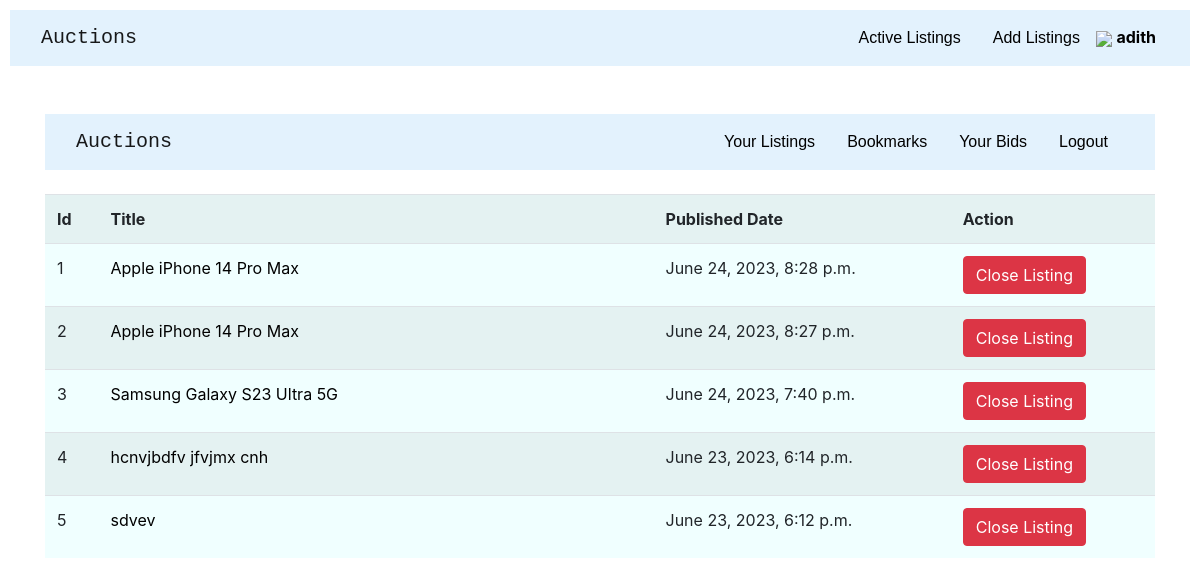
The page /profile (signed in) on the database as committed earlier.
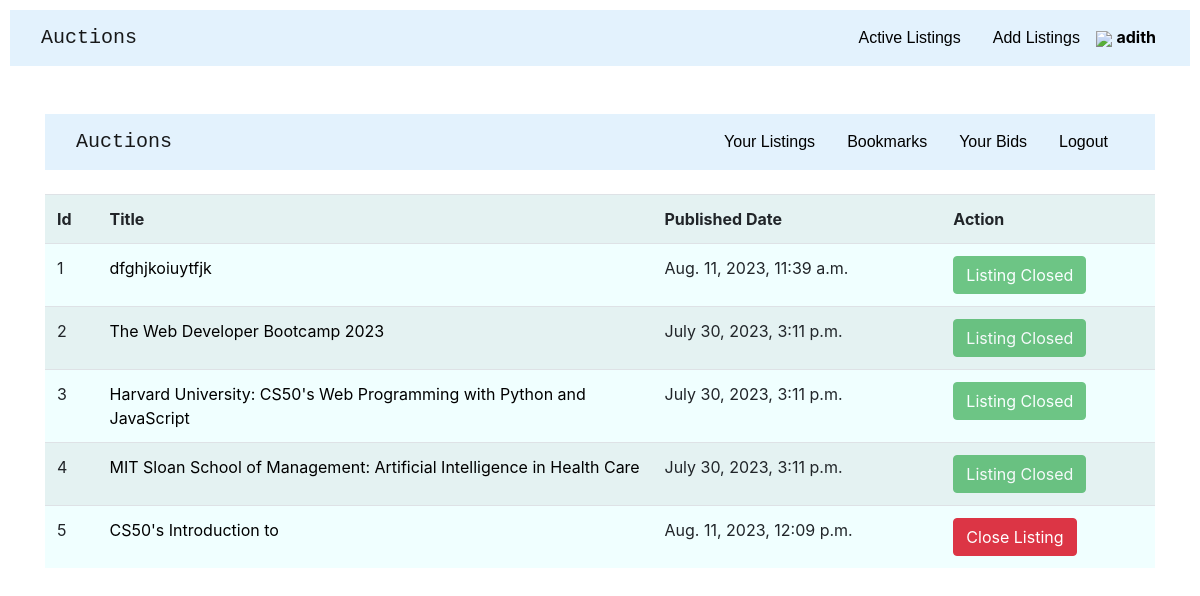
The same page on the database as committed later.
### auctions/models.py (models this page shows)
class User(AbstractUser):
    pass

class Auction_list(models.Model):
    title = models.CharField(max_length=30, blank=False)
    created_on = models.DateTimeField(auto_now_add=True)
    last_modified = models.DateTimeField(auto_now=True)
    image_url = models.CharField(
        max_length=1000, blank=True, null=True)
    desc = models.TextField(max_length=3000, null=False)
    bid = models.ForeignKey(
        Bids, on_delete=models.CASCADE, related_name='userBids', )
    owner = models.ForeignKey(
        User, on_delete=models.CASCADE, related_name='ownerAuction')
    is_active = models.BooleanField(default=True)
    catagory = models.ForeignKey(
        Catagory, on_delete=models.CASCADE, related_name="cat", default=" ", null=True)
    class Meta:
        ordering = ['-created_on']

### auctions/views.py (the view)
# urls.py: path("profile", views.profile, name="profile"),
def profile(request):
    if request.user.is_authenticated:
        username = request.user.username
        user_object = User.objects.get(username=username)
        list_item = Auction_list.objects.filter(owner=user_object.pk)
    return render(request, "auctions/dashboard.html", {
        "list_items": list_item
    })

### auctions/templates/auctions/dashboard.html (shortened to what this page needs)
{% include 'auctions/layout.html' %}
{% block body %}
<div class="container-md">
    <nav class="navbar navbar-light" style="background-color: #e3f2fd;">
        <div class=" container-fluid">
            <a class="navbar-brand" href="{% url 'index' %}" style="font-family: monospace;">Auctions</a>
            <ul class="nav justify-content-end">
                <li class="nav-item">
                    <a class="nav-link" href="{% url 'index' %}">Your Listings</a>
                </li>
                <li class="nav-item">
                    <a class="nav-link" href="{% url 'bookmarks' %}">Bookmarks</a>
                </li>
                <li class="nav-item">
                    <div>
                        <a class="nav-link" href="{% url 'mybids' %}">Your Bids</a>
                    </div>
                </li>
                <li class="nav-item">
                    <div>
                        <a class="nav-link" href="{% url 'logout' %}">Logout</a>
                    </div>
                </li>
            </ul>
        </div>
    </nav>
    <br>
    <table class="table table-striped">
        <tr>
            <th>Id</th>
            <th class="w-50">Title</th>
            <th>Published Date</th>
            <th>Action</th>
        </tr>
        {% for item in list_items %}
        <tr>
            <td>{{ forloop.counter }}</td>
            <td><a href="{% url 'details' item.pk %}">{{item.title}}</a></td>
            <td>{{item.last_modified}}</td>
            <td>
                {% if item.is_active %}
                <a href="{% url 'close' item.pk %}" class="btn btn-danger">Close Listing</a>
                {% else %}
                <a class="btn btn-success disabled">Listing Closed</a>
                {% endif %}
            </td>
        </tr>
        {% endfor %}
    </table>
    {% endblock body %}

### auctions/templates/auctions/layout.html (shortened to what this page needs)
{% load static %}
<!DOCTYPE html>
<html lang="en">
<head>
    <link rel="stylesheet" href="https://stackpath.bootstrapcdn.com/bootstrap/4.4.1/css/bootstrap.min.css"
>
    <link href="{% static 'auctions/styles.css' %}" rel="stylesheet">
</head>
<body>
    <nav class="navbar navbar-light" style="background-color: #e3f2fd;">
        <div class=" container-fluid">
            <a class="navbar-brand" href="{% url 'index' %}" style="font-family: monospace;">Auctions</a>
            <ul class="nav justify-content-end">
                <li class="nav-item">
                    <a class="nav-link" href="{% url 'index' %}">Active
                        Listings</a>
                </li>
                <li class="nav-item">
                    <a class="nav-link" href="{% url 'add_lists' %}">Add Listings</a>
                </li>
                <li class="nav-item">
                    {% if request.user.is_authenticated %}
                    <div>
                        <span style="padding-right:3px; padding-top: 7px; display:inline-block;">
                            <img class="manImg" src="https://cdn-icons-png.flaticon.com/512/1144/1144760.png"
                                style="width: 25px;">
                            <strong> <a href="{% url 'profile' %}"
                                    style="color: black;">{{user.username}}</a></strong></img>
                        </span>
                    </div>
                    {% else %}
                    <a class="nav-link" href="{% url 'register' %}">Register</a>
                    {% endif %}
                </li>
            </ul>
        </div>
    </nav>
    <br>
</body>
</html>

### auctions/static/auctions/styles.css (style rules this page uses)
body { padding: 10px; }
a { color: black; }

### auctions/templates/auctions/layout.html (style rules this page uses)
.nav-link { font-family: Impact, Haettenschweiler, 'Arial Narrow Bold', sans-serif; }
table { background-color: azure; }

### auctions/templates/auctions/dashboard.html (style rules this page uses)
a { color: black; }

Rows that differ between the two databases and show on the page:
removed Auction_list: title "Apple iPhone 14 Pro Max", last_modified "June 24, 2023, 8:28 p.m.", is_active "Close Listing"
removed Auction_list: title "Apple iPhone 14 Pro Max", last_modified "June 24, 2023, 8:27 p.m.", is_active "Close Listing"
removed Auction_list: title "Samsung Galaxy S23 Ultra 5G", last_modified "June 24, 2023, 7:40 p.m.", is_active "Close Listing"
removed Auction_list: title "hcnvjbdfv jfvjmx cnh", last_modified "June 23, 2023, 6:14 p.m.", is_active "Close Listing"
removed Auction_list: title "sdvev", last_modified "June 23, 2023, 6:12 p.m.", is_active "Close Listing"
added Auction_list: title "dfghjkoiuytfjk", last_modified "Aug. 11, 2023, 11:39 a.m.", is_active "Listing Closed"
added Auction_list: title "The Web Developer Bootcamp 2023", last_modified "July 30, 2023, 3:11 p.m.", is_active "Listing Closed"
added Auction_list: title "Harvard University: CS50's Web Programming with Python and JavaScript", last_modified "July 30, 2023, 3:11 p.m.", is_active "Listing Closed"
added Auction_list: title "MIT Sloan School of Management: Artificial Intelligence in Health Care", last_modified "July 30, 2023, 3:11 p.m.", is_active "Listing Closed"
added Auction_list: title "CS50's Introduction to", last_modified "Aug. 11, 2023, 12:09 p.m.", is_active "Close Listing"
